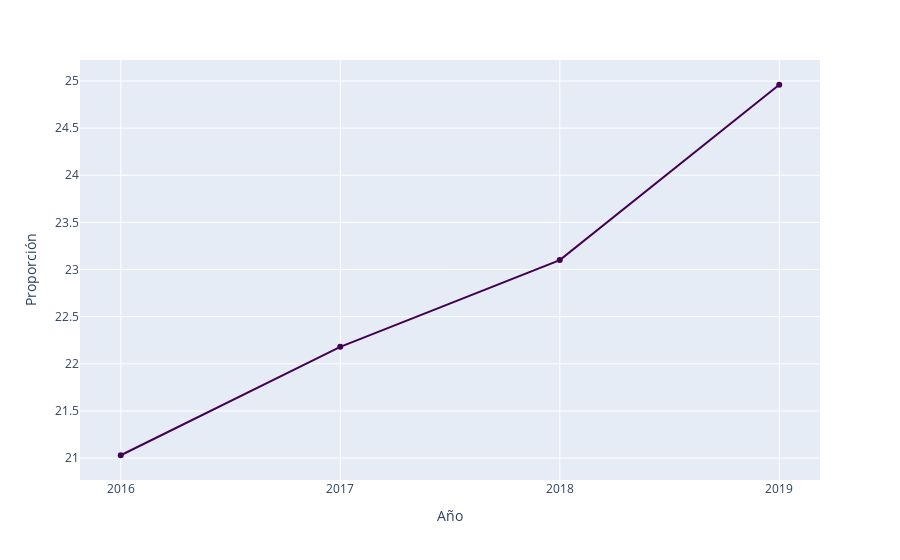

The cell this chart's notebook holds for it:
### Code cell
gf_s10_ola=(px.line(s10_ola,
       x='ola',
       y='prop',
          color_discrete_sequence=['#440154'],
        markers=True,
        labels=dict(prop='Proporción',ola='Año')).
   update_layout(legend=dict(
    orientation="h",
    yanchor="bottom",
    y=1.1,
    xanchor="right",
    x=1)))
gf_s10_ola

### Figure 1 — Plotly figure (JSON) as saved in the notebook; plotly's stock layout.template omitted (floating-point values rounded to 4 significant figures)
{"data": [{"hovertemplate": "Año=%{x}<br>Proporción=%{y}<extra></extra>", "legendgroup": "", "line": {"color": "#440154", "dash": "solid"}, "marker": {"symbol": "circle"}, "mode": "lines+markers", "name": "", "orientation": "v", "showlegend": false, "type": "scatter", "x": ["2016", "2017", "2018", "2019"], "xaxis": "x", "y": [21.03, 22.18, 23.1, 24.96], "yaxis": "y"}], "layout": {"autosize": true, "legend": {"orientation": "h", "tracegroupgap": 0, "x": 1, "xanchor": "right", "y": 1.1, "yanchor": "bottom"}, "margin": {"t": 60}, "xaxis": {"anchor": "y", "autorange": true, "domain": [0, 1], "range": [-0.1831, 3.183], "title": {"text": "Año"}, "type": "category"}, "yaxis": {"anchor": "x", "autorange": true, "domain": [0, 1], "range": [20.73, 25.26], "title": {"text": "Proporción"}, "type": "linear"}}}
